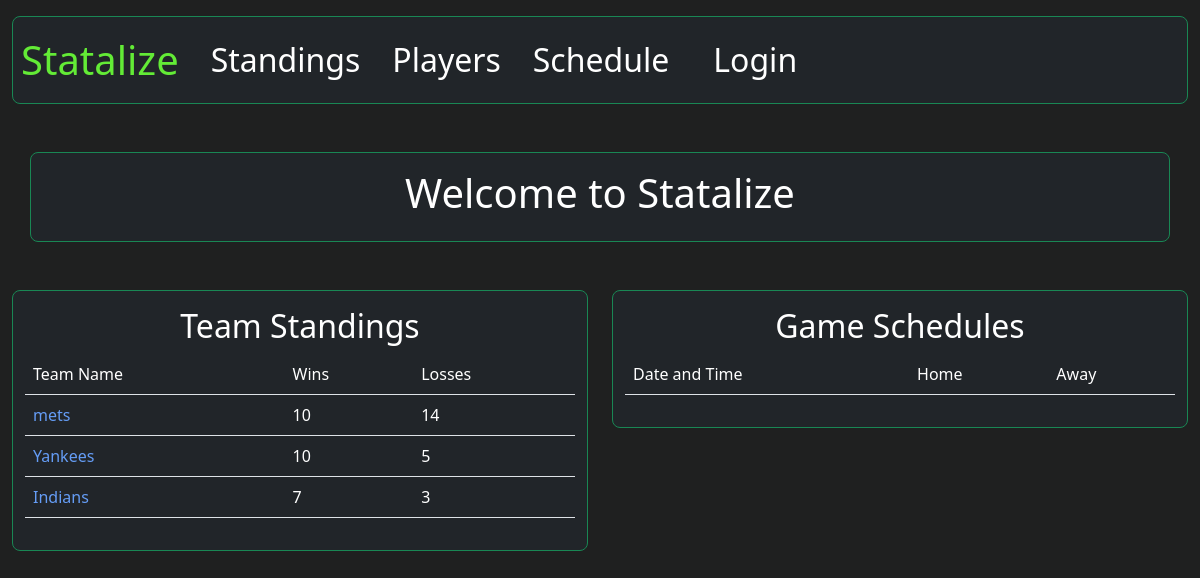
/, run on an earlier commit of the app's database.
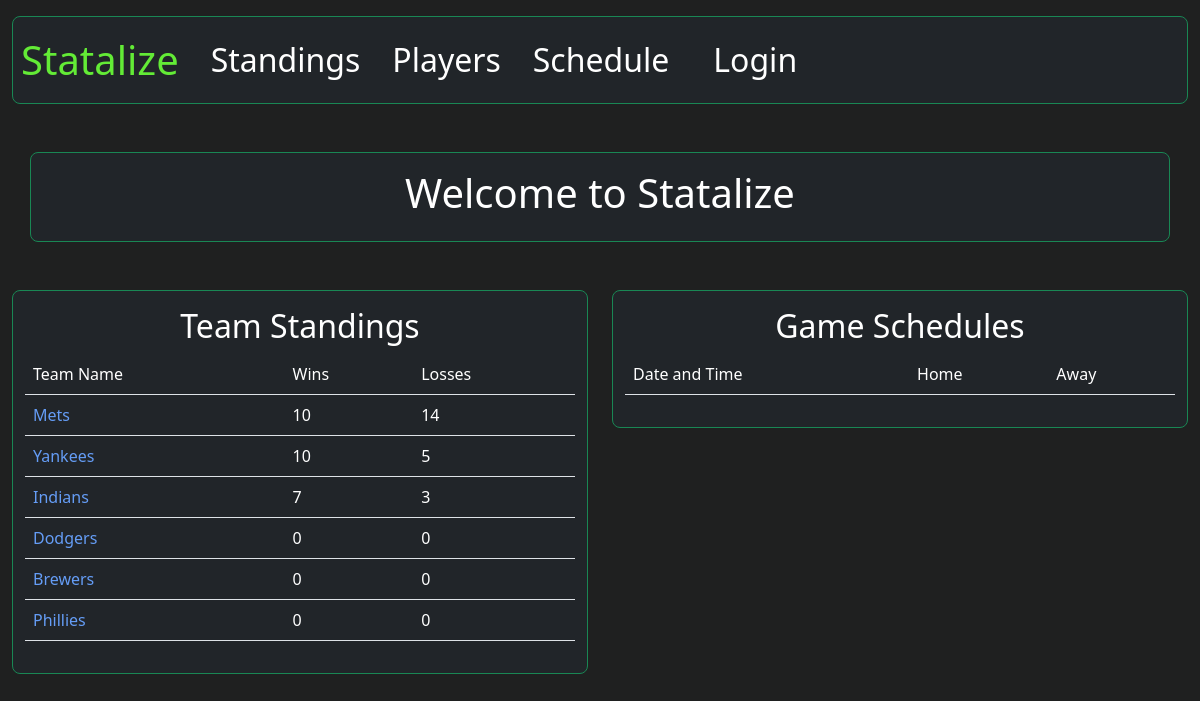
And on a later commit of the database.
### statalize_app/models.py (models this page shows, shortened)
class team (models.Model):
    id = models.UUIDField(primary_key=True, default=uuid.uuid4, editable=False)
    coach = models.ForeignKey(User, on_delete=models.CASCADE, null=True)
    team_name = models.CharField(max_length=20)
    wins = models.PositiveIntegerField()
    losses = models.PositiveIntegerField()

### statalize_app/views.py (the view)
# urls.py: path('', display_home, name = 'home'),
def display_home(request):
    data = team.objects.all()
    game_data = Game.objects.all()
    context = {"Teams": data, "games": game_data}
    return render(request, 'statalize/home.html', context)

### templates/statalize/home.html (shortened to what this page needs)
{% extends 'base.html' %}
{% block body %}
<div class = "container bg-dark border border-success mt-5 pt-3 rounded-3">
    <h1 class = "text-center">
        Welcome to Statalize
    </h1>
    <div class ="container pb-3"></div>
</div>
<div class="row">
    <div class="col-lg-6">
        <div class = "container bg-dark border border-success mt-5 pt-3 rounded-3">
            <h2 class = "text-center">
                Team Standings
            </h2>
            <table class = "sortable table">
    <thead>
        <tr>
            <td>Team Name</td>
            <td>Wins</td>
            <td>Losses</td>
        </tr>
    </thead>
          {% for team in Teams%}
        <tr>
            <td><a href="{% url 'teams' id=team.id %}">{{team.team_name}}</a></td>
            <td>{{team.wins}}</td>
            <td>{{team.losses}}</td>
        </tr>
      {% endfor %}
</table>
            <div class ="container pb-3"></div>
        </div>
    </div>
    <div class="col-lg-6">
        <div class = "container bg-dark border border-success mt-5 pt-3 rounded-3">
            <h2 class = "text-center">
                Game Schedules
            </h2>
            <table class = "sortable table">
      <thead>
        <tr>
            <td>Date and Time</td>
            <td>Home</td>
            <td>Away</td>
        </tr>
      </thead>
    </table>
            <div class ="container pb-3"></div>
        </div>
    </div>
</div>
{% endblock %}

What changed in the data, as far as the page shows it:
changed team: team_name "mets" → "Mets"
added team: team_name "Dodgers", wins "0", losses "0"
added team: team_name "Brewers", wins "0", losses "0"
added team: team_name "Phillies", wins "0", losses "0"
